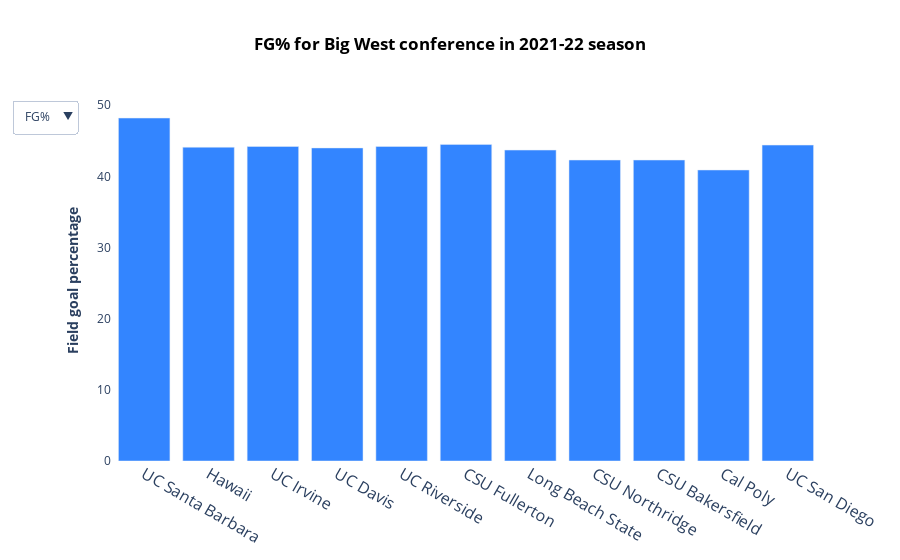

The cell this chart's notebook holds for it:
### Code cell
# Confrence Stats 

fig = make_subplots(rows=1, cols=2)

x1 = team['Team']
y1 = team['FG%']
y2 = team['2P%']
y3 = team['3P%']
y4 = team['PTS']

plot = go.Figure(data=[go.Bar(
    name='FG%',
    x=x1,
    y=y1, marker = dict(color = '#3385ff')),
    go.Bar(
    name='2P%',
    x=x1,
    y= y2,marker = dict(color = '#00e673'), visible = False),
    go.Bar(
    name='3P%',
    x=x1,
    y= y3, marker = dict(color = '#ff8000'), visible = False),
    go.Bar(
    name='PTS',
    x=x1,
    y= y4, marker = dict(color = '#669999'), visible = False)]
)

plot.update_layout(
    updatemenus=[
        dict(
            buttons=list([
                dict(label="FG%",
                     method="update",
                     args=[{"visible": [True, False, False, False]}, {'title': '<b>FG% for Big West conference in 2021-22 season', 'yaxis': {'title': '<b>Field goal percentage'}},]),
                dict(label="2P%",
                     method="update",
                     args=[{"visible": [False, True, False, False]}, {'title': '<b>2P% for Big West conference in 2021-22 season', 'yaxis': {'title': '<b>2 point shot made percentage'}},
                        ]),
                dict(label="3P%",
                     method="update",
                     args=[{"visible": [False, False, True, False]}, {'title': '<b>3P% for Big West conference in 2021-22 season', 'yaxis': {'title': '<b>3 point shot made percentage'}},
                        ]),
                dict(label="PTS",
                     method="update",
                     args=[{"visible": [False, False, False, True]}, {'title': '<b>Average points per game for Big West conference in 2021-22 season', 'yaxis': {'title': '<b>Points per game'}},
                    ])]))])


plot.update_xaxes(tickangle=30)
#plot.update_layout(
#    autosize=False,
#    width=960,
#    height=700)
plot.update_layout(title = '<b>FG% for Big West conference in 2021-22 season', yaxis_title = '<b>Field goal percentage')
plot.update_layout({
    'plot_bgcolor': 'rgba(0,0,0,0)',
    'paper_bgcolor': 'rgba(0,0,0,0)'
})
plot.update_layout(title_x=0.5,
    title_font_color="black")
plot.update_xaxes(tickfont_size=16)

### Figure 1 — Plotly figure (JSON) as saved in the notebook; plotly's stock layout.template omitted (floating-point values rounded to 4 significant figures)
{"data": [{"marker": {"color": "#3385ff"}, "name": "FG%", "type": "bar", "x": ["UC Santa Barbara", "Hawaii", "UC Irvine", "UC Davis", "UC Riverside", "CSU Fullerton", "Long Beach State", "CSU Northridge", "CSU Bakersfield", "Cal Poly", "UC San Diego"], "y": [48.2, 44.1, 44.2, 44, 44.2, 44.5, 43.7, 42.3, 42.3, 40.9, 44.4]}, {"marker": {"color": "#00e673"}, "name": "2P%", "type": "bar", "visible": false, "x": ["UC Santa Barbara", "Hawaii", "UC Irvine", "UC Davis", "UC Riverside", "CSU Fullerton", "Long Beach State", "CSU Northridge", "CSU Bakersfield", "Cal Poly", "UC San Diego"], "y": [55.1, 50, 48.8, 49, 52.6, 49.4, 49.4, 49.4, 49.4, 49.4, 49.4]}, {"marker": {"color": "#ff8000"}, "name": "3P%", "type": "bar", "visible": false, "x": ["UC Santa Barbara", "Hawaii", "UC Irvine", "UC Davis", "UC Riverside", "CSU Fullerton", "Long Beach State", "CSU Northridge", "CSU Bakersfield", "Cal Poly", "UC San Diego"], "y": [34.7, 35.8, 32.5, 33.3, 32, 32.9, 34.6, 33.8, 28.8, 29, 37]}, {"marker": {"color": "#669999"}, "name": "PTS", "type": "bar", "visible": false, "x": ["UC Santa Barbara", "Hawaii", "UC Irvine", "UC Davis", "UC Riverside", "CSU Fullerton", "Long Beach State", "CSU Northridge", "CSU Bakersfield", "Cal Poly", "UC San Diego"], "y": [76, 68.9, 66.2, 67.8, 66.6, 70, 73.8, 72.1, 64.9, 61.5, 70.2]}], "layout": {"paper_bgcolor": "rgba(0,0,0,0)", "plot_bgcolor": "rgba(0,0,0,0)", "title": {"font": {"color": "black"}, "text": "<b>FG% for Big West conference in 2021-22 season", "x": 0.5}, "updatemenus": [{"buttons": [{"args": [{"visible": [true, false, false, false]}, {"title": "<b>FG% for Big West conference in 2021-22 season", "yaxis": {"title": "<b>Field goal percentage"}}], "label": "FG%", "method": "update"}, {"args": [{"visible": [false, true, false, false]}, {"title": "<b>2P% for Big West conference in 2021-22 season", "yaxis": {"title": "<b>2 point shot made percentage"}}], "label": "2P%", "method": "update"}, {"args": [{"visible": [false, false, true, false]}, {"title": "<b>3P% for Big West conference in 2021-22 season", "yaxis": {"title": "<b>3 point shot made percentage"}}], "label": "3P%", "method": "update"}, {"args": [{"visible": [false, false, false, true]}, {"title": "<b>Average points per game for Big West conference in 2021-22 season", "yaxis": {"title": "<b>Points per game"}}], "label": "PTS", "method": "update"}]}], "xaxis": {"tickangle": 30, "tickfont": {"size": 16}}, "yaxis": {"title": {"text": "<b>Field goal percentage"}}}}
